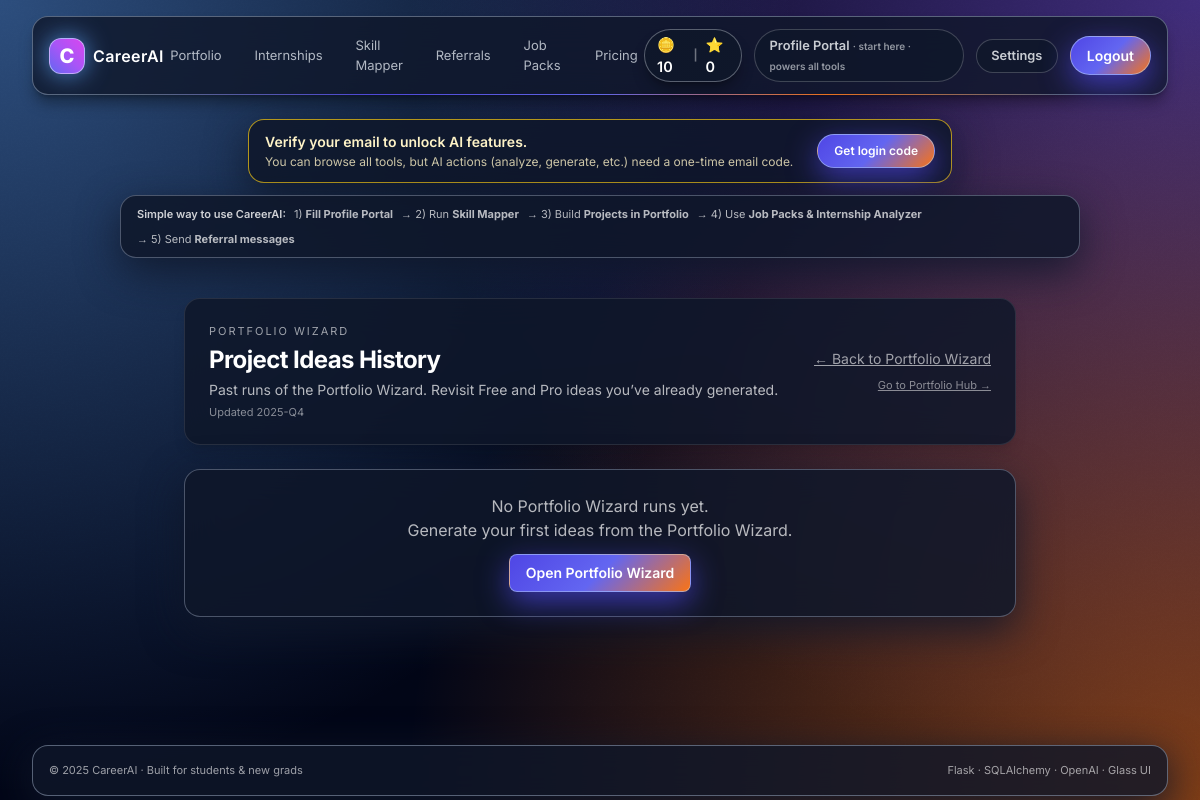
Page /portfolio/history (signed in) on the earlier database version.
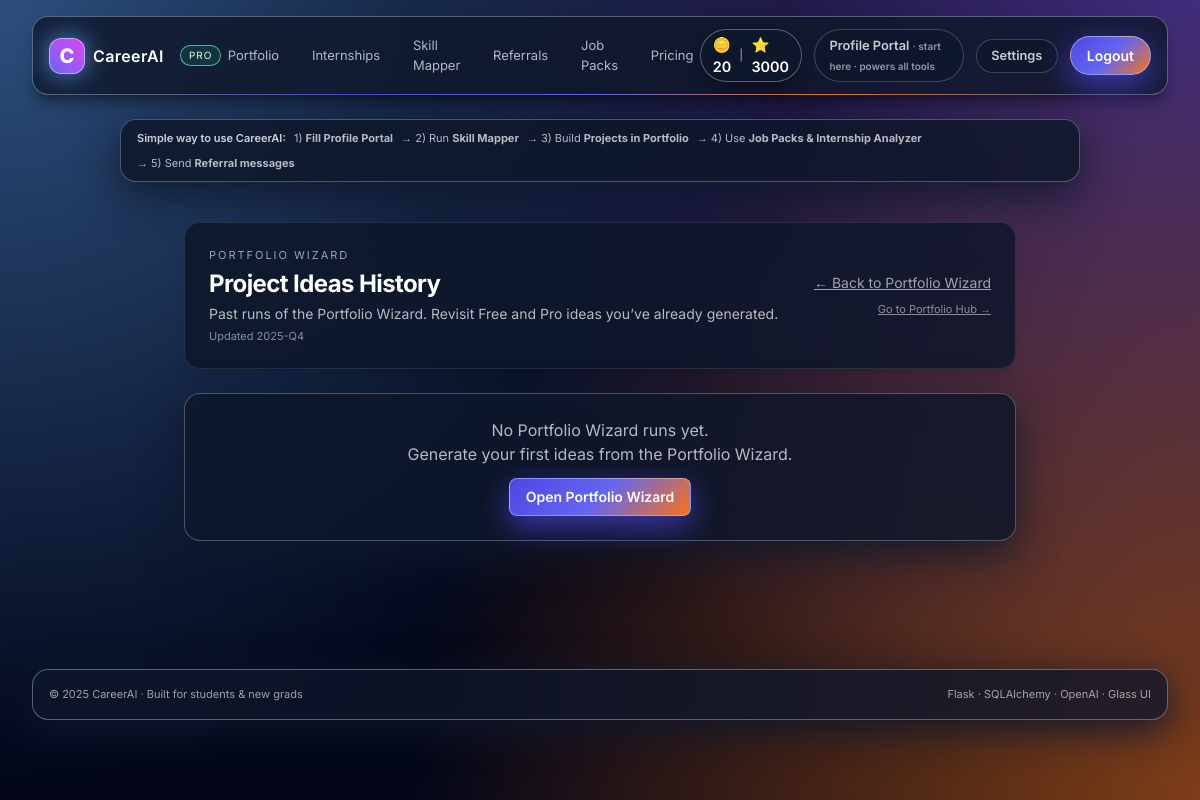
Same page on the later database version.
### models.py (models this page shows, shortened)
class User(UserMixin, db.Model):
    __tablename__ = "user"
    id = db.Column(db.Integer, primary_key=True)
    name = db.Column(db.String(120), nullable=False)
    email = db.Column(db.String(255), unique=True, nullable=False, index=True)
    password_hash = db.Column(db.String(255), nullable=False)
    verified = db.Column(db.Boolean, default=False, nullable=False)
    role = db.Column(db.String(32), default="student", nullable=False)
    subscription_status = db.Column(
        db.String(32), default="free", nullable=False
    )  # "free" | "pro" | "canceled" | etc.
    stripe_customer_id = db.Column(db.String(120), index=True, nullable=True)
    stripe_subscription_id = db.Column(db.String(120), index=True, nullable=True)
    pro_since = db.Column(db.DateTime, nullable=True)
    pro_cancel_at = db.Column(db.DateTime, nullable=True)
    coins_free = db.Column(db.Integer, default=10, nullable=False)  # Silver 🪙
    coins_pro = db.Column(db.Integer, default=0, nullable=False)  # Gold ⭐
    university_id = db.Column(
        db.Integer,
        db.ForeignKey("university.id", ondelete="SET NULL"),
        nullable=True,
        index=True,
    )
    created_at = db.Column(db.DateTime, default=datetime.utcnow, nullable=False)
    @property
    def is_super_admin(self) -> bool:
        return (self.role or "student") in ("super_admin", "ultra_admin")
    @property
    def is_university_admin(self) -> bool:
        return (self.role or "student") == "university_admin"
    @property
    def is_admin(self) -> bool:
        return self.is_super_admin or self.is_university_admin

### modules/portfolio/routes.py (the view, shortened to what this page needs)
@portfolio_bp.route("/history", methods=["GET"], endpoint="history")
@login_required
def history():
    try:
        runs = (
            PortfolioIdeaRun.query.filter_by(user_id=current_user.id)
            .order_by(PortfolioIdeaRun.created_at.desc())
            .limit(30)
            .all()
        )
    except Exception as e:
        current_app.logger.exception("Portfolio history query failed: %s", e)
        try:
            db.session.rollback()
        except Exception:
            pass
        runs = []
    history_rows = []
    return render_template(
        "portfolio/history.html",
        rows=history_rows,
        updated_tag=CAREER_AI_VERSION,
    )

### app.py (called while the page is built)
def free_coins():
    if getattr(current_user, "is_authenticated", False):
        try:
            return getattr(current_user, "coins_free", 0) or 0
        except Exception:
            try:
                db.session.rollback()
            except Exception:
                pass
            return 0
    return 0

def pro_coins():
    if getattr(current_user, "is_authenticated", False):
        try:
            return getattr(current_user, "coins_pro", 0) or 0
        except Exception:
            try:
                db.session.rollback()
            except Exception:
                pass
            return 0
    return 0

### modules/auth/routes.py (called while the page is built)
@login_manager.user_loader
def load_user(user_id):
    try:
        return User.query.get(int(user_id))
    except Exception:
        return None

### templates/portfolio/history.html (shortened to what this page needs)
{% extends "base.html" %}
{% block content %}
<section class="mx-auto max-w-4xl px-4 sm:px-6 lg:px-8 pt-10 pb-16 space-y-6">
  <div class="glass-card p-6 rounded-2xl flex items-center justify-between border border-white/10 shadow-lg">
    <div>
      <p class="text-[11px] uppercase tracking-[0.18em] text-white/60">
        Portfolio Wizard
      </p>
      <h1 class="text-2xl font-bold tracking-tight mt-1">
        Project Ideas History
      </h1>
      <p class="text-sm text-white/70 mt-1">
        Past runs of the Portfolio Wizard. Revisit Free and Pro ideas you’ve already generated.
      </p>
      {% if updated_tag %}
        <p class="text-[11px] text-white/50 mt-1">
          Updated {{ updated_tag }}
        </p>
      {% endif %}
    </div>
    <div class="flex flex-col items-end gap-2 text-right">
      <a href="{{ url_for('portfolio.wizard') }}"
         class="text-sm text-white/60 hover:text-white underline">
        ← Back to Portfolio Wizard
      </a>
      <a href="{{ url_for('portfolio.index') }}"
         class="text-[11px] text-white/50 hover:text-white underline">
        Go to Portfolio Hub →
      </a>
    </div>
  </div>
  {% if rows and rows|length %}
    <div class="space-y-3">
      {% for row in rows %}
        {% set r = row.run %}
        <article class="glass-card p-4 rounded-2xl flex flex-col sm:flex-row sm:items-center sm:justify-between gap-3 border border-white/10">
          <div class="min-w-0">
            <div class="flex items-center gap-2">
              <h2 class="text-sm font-semibold truncate">
                {{ r.target_role or "Project ideas run" }}
                {% if r.industry %}
                  <span class="text-white/60">· {{ r.industry }}</span>
                {% endif %}
              </h2>
              <span class="text-[10px] px-1.5 py-0.5 rounded-full
                           {% if r.mode == 'pro' %}
                             bg-violet-500/20 border border-violet-300/70 text-violet-100
                           {% else %}
                             bg-sky-500/20 border border-sky-300/70 text-sky-100
                           {% endif %}">
                {{ "Pro ⭐" if r.mode == "pro" else "Free 🪙" }}
              </span>
            </div>
            <p class="text-[11px] text-white/60 mt-1">
              Run on {{ r.created_at.strftime('%d %b %Y · %H:%M UTC') if r.created_at }}
              {% if r.experience_level %}
                · Level: {{ r.experience_level }}
              {% endif %}
            </p>
            {% if row.titles %}
              <p class="text-[11px] text-white/70 mt-2">
                Ideas from this run:
                {% for t in row.titles %}
                  <span class="inline-block px-1.5 py-0.5 rounded-full bg-white/5 border border-white/15 mt-1 mr-1">
                    {{ t }}
                  </span>
                {% endfor %}
              </p>
            {% endif %}
          </div>
          <div class="flex flex-col items-end gap-1 text-[11px] text-white/60">
            {% if r.mode == 'pro' and r.focus_area %}
              <p class="line-clamp-2 text-right">
                Focus: {{ r.focus_area | join(', ') }}
              </p>
            {% endif %}
            {% if r.time_budget %}
              <p>Time budget: {{ r.time_budget }}</p>
            {% endif %}
          </div>
        </article>
      {% endfor %}
    </div>
  {% else %}
    <div class="glass-card p-6 rounded-2xl text-center text-white/70">
      No Portfolio Wizard runs yet.
      <br>
      Generate your first ideas from the Portfolio Wizard.
      <div class="mt-3">
        <a href="{{ url_for('portfolio.wizard') }}"
           class="btn-primary px-4 py-2 rounded-lg inline-flex items-center justify-center gap-1 text-sm">
          Open Portfolio Wizard
        </a>
      </div>
    </div>
  {% endif %}
</section>
{% endblock %}

### templates/base.html (shortened to what the changed rows need)
{% set FREE = user_free %}
{% set PRO = user_pro %}
<!doctype html>
<html lang="en" class="h-full">
<head>
  <script src="https://cdn.tailwindcss.com"></script>
  <link rel="stylesheet" href="{{ url_for('static', filename='css/glass.css') }}"/>
</head>
<body class="h-full text-white" style="font-family: Inter, ui-sans-serif, system-ui;">
  <header class="sticky top-0 z-40">
    <div class="mx-auto max-w-7xl px-4 sm:px-6 lg:px-8 pt-4 pb-2">
      <div class="relative glass-bar rounded-2xl px-4 py-3 flex items-center justify-between shadow-lg shadow-black/40">
        <a href="{{ feature_paths.home }}" class="flex items-center gap-2">
          <div class="h-9 w-9 rounded-xl bg-gradient-to-tr from-indigo-500 via-purple-500 to-fuchsia-500 border border-indigo-200/70 grid place-items-center shadow-neon">
            <span class="text-xl font-extrabold">C</span>
          </div>
          <span class="font-semibold tracking-wide text-sm sm:text-base">CareerAI</span>
          {% if subscription_status|default('free') == 'pro' %}
            <span class="ml-2 text-[10px] px-2 py-0.5 rounded-full bg-emerald-500/15 border border-emerald-300/70 uppercase tracking-widest text-emerald-100">
              Pro
            </span>
          {% endif %}
        </a>
        <div class="flex items-center gap-3">
          <div class="coins-pill items-center gap-2 rounded-full border border-slate-200/35 bg-slate-900/70 px-3 py-1 text-[11px] shadow-lg shadow-black/30">
            <span class="coins-chip">🪙 {{ FREE }}</span>
            <span class="coins-sep">|</span>
            <span class="coins-chip">⭐ {{ PRO }}</span>
          </div>
        </div>
      </div>
    </div>
  </header>
  {% if current_user.is_authenticated and not current_user.verified %}
    <div class="mx-auto max-w-3xl px-4 sm:px-6 lg:px-8 mt-3">
      <div class="glass-card rounded-2xl border border-yellow-400/70 px-4 py-3 flex flex-wrap items-center justify-between gap-2 text-xs sm:text-sm text-amber-100">
        <div class="space-y-0.5">
          <p class="font-semibold">Verify your email to unlock AI features.</p>
          <p class="text-amber-100/80 text-[11px] sm:text-xs">
            You can browse all tools, but AI actions (analyze, generate, etc.) need a one-time email code.
          </p>
        </div>
        <a href="{{ url_for('auth.otp_request') }}" class="btn-primary text-xs whitespace-nowrap">
          Get login code
        </a>
      </div>
    </div>
  {% endif %}
  <main class="relative z-0">
    {% block content %}{% endblock %}
  </main>
</body>
</html>

Differences in the rows shown:
now on this page (row edited): User: coins_pro "3000"
changed User: subscription_status "free" → "pro" (drawn); verified False → True (drawn)
Other differences:
{{ FREE }}: "10" → "20"
{{ PRO }}: "0" → (not shown)
text no longer shown: "Verify your email to unlock AI features. You can browse all tools, but AI actions (analyze, generate, etc.) need a one-time email code. Get login code"
text now shown: "PRO"
